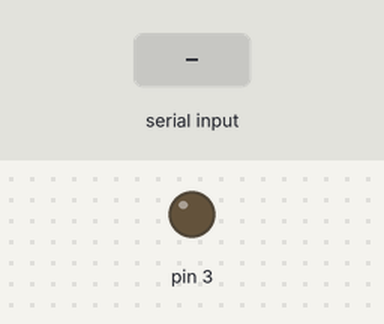
Simulated run of this sketch. Board: Arduino Uno, built with avr-gcc and run on an emulated ATmega328P. Shown: output pins drawn as LEDs (lit = HIGH). The test bench sets the inputs (shaded band). What the sketch prints to the serial monitor is not drawn.

Above: at 1.2 s.
1.3 s: "1" received over the second serial link
At 2.1 s:
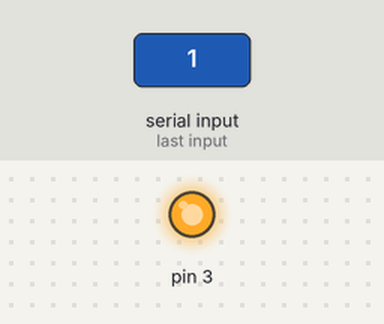
2.8 s: "0" received over the second serial link
At 3.3 s:
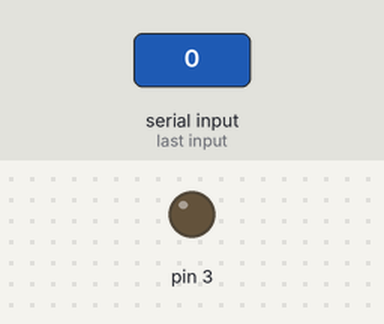
Timing chart, 0 to 5.8 s (numbered marks = the images above; inputs shaded):
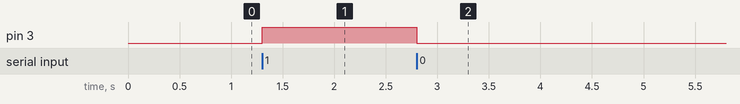

Measured:
- after the input at 1.3 s, pin 3: LOW → HIGH at once
- after the input at 2.8 s, pin 3: HIGH → LOW at once

The sketch:

Codice_Arduino.ino
```cpp
#include <SoftwareSerial.h>

SoftwareSerial bt(10, 11); // RX | TX
char val=-1;//carattere inviato da applicazione android per modificare stato LED

void setup()
{
  pinMode(3,OUTPUT);
  //Impostiamo il baude Rate
  Serial.begin(9600);
  bt.begin(9600);
  Serial.println("Disponibile per la connessione");

}

void loop()
{

  //Ci manteniamo in ascolto continuo di dati provenienti dal modulo bluetooth
  if (bt.available()){
    val=bt.read();
    if (val=='1'){ //Accendo il LED
      digitalWrite(3,HIGH);
      //Invio tramite BT la stringa che comunica l'accensione del LED
      bt.println("Stato LED: Acceso");
    }
    else if (val=='0'){
      digitalWrite(3,LOW); //Spengo il LED
      //Invio tramite BT la stringa che comunica lo spegnimento del LED
      bt.println("Stato LED: Spento");
    }

    Serial.println("Stato LED: "+val);

  }


}
```
